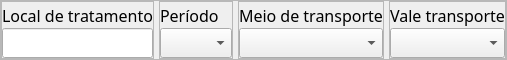
                              <widget class="QFrame" name="frame_43">
                               <property name="maximumSize">
                                <size>
                                 <width>16777215</width>
                                 <height>60</height>
                                </size>
                               </property>
                               <property name="styleSheet">
                                <string notr="true"/>
                               </property>
                               <property name="frameShape">
                                <enum>QFrame::StyledPanel</enum>
                               </property>
                               <property name="frameShadow">
                                <enum>QFrame::Raised</enum>
                               </property>
                               <layout class="QHBoxLayout" name="horizontalLayout_44">
                                <property name="spacing">
                                 <number>5</number>
                                </property>
                                <property name="leftMargin">
                                 <number>0</number>
                                </property>
                                <property name="topMargin">
                                 <number>0</number>
                                </property>
                                <property name="rightMargin">
                                 <number>0</number>
                                </property>
                                <property name="bottomMargin">
                                 <number>0</number>
                                </property>
                                <item>
                                 <widget class="QFrame" name="frame_85">
                                  <property name="maximumSize">
                                   <size>
                                    <width>470</width>
                                    <height>16777215</height>
                                   </size>
                                  </property>
                                  <property name="frameShape">
                                   <enum>QFrame::StyledPanel</enum>
                                  </property>
                                  <property name="frameShadow">
                                   <enum>QFrame::Raised</enum>
                                  </property>
                                  <layout class="QVBoxLayout" name="verticalLayout_58">
                                   <property name="spacing">
                                    <number>0</number>
                                   </property>
                                   <property name="leftMargin">
                                    <number>0</number>
                                   </property>
                                   <property name="topMargin">
                                    <number>0</number>
                                   </property>
                                   <property name="rightMargin">
                                    <number>0</number>
                                   </property>
                                   <property name="bottomMargin">
                                    <number>0</number>
                                   </property>
                                   <item>
                                    <widget class="QLabel" name="label_28">
                                     <property name="maximumSize">
                                      <size>
                                       <width>470</width>
                                       <height>16777215</height>
                                      </size>
                                     </property>
                                     <property name="font">
                                      <font>
                                       <family>Abel</family>
                                       <pointsize>12</pointsize>
                                      </font>
                                     </property>
                                     <property name="text">
                                      <string>Local de tratamento</string>
                                     </property>
                                    </widget>
                                   </item>
                                   <item>
                                    <widget class="QLineEdit" name="lineEdit_19">
                                     <property name="minimumSize">
                                      <size>
                                       <width>0</width>
                                       <height>30</height>
                                      </size>
                                     </property>
                                     <property name="maximumSize">
                                      <size>
                                       <width>450</width>
                                       <height>30</height>
                                      </size>
                                     </property>
                                     <property name="font">
                                      <font>
                                       <family>Abel</family>
                                       <pointsize>12</pointsize>
                                      </font>
                                     </property>
                                    </widget>
                                   </item>
                                  </layout>
                                 </widget>
                                </item>
                                <item>
                                 <widget class="QFrame" name="frame_86">
                                  <property name="maximumSize">
                                   <size>
                                    <width>250</width>
                                    <height>16777215</height>
                                   </size>
                                  </property>
                                  <property name="frameShape">
                                   <enum>QFrame::StyledPanel</enum>
                                  </property>
                                  <property name="frameShadow">
                                   <enum>QFrame::Raised</enum>
                                  </property>
                                  <layout class="QVBoxLayout" name="verticalLayout_59">
                                   <property name="spacing">
                                    <number>0</number>
                                   </property>
                                   <property name="leftMargin">
                                    <number>0</number>
                                   </property>
                                   <property name="topMargin">
                                    <number>0</number>
                                   </property>
                                   <property name="rightMargin">
                                    <number>0</number>
                                   </property>
                                   <property name="bottomMargin">
                                    <number>0</number>
                                   </property>
                                   <item>
                                    <widget class="QLabel" name="label_29">
                                     <property name="maximumSize">
                                      <size>
                                       <width>250</width>
                                       <height>16777215</height>
                                      </size>
                                     </property>
                                     <property name="font">
                                      <font>
                                       <family>Abel</family>
                                       <pointsize>12</pointsize>
                                      </font>
                                     </property>
                                     <property name="text">
                                      <string>Período</string>
                                     </property>
                                    </widget>
                                   </item>
                                   <item>
                                    <widget class="QComboBox" name="comboBox_7">
                                     <property name="minimumSize">
                                      <size>
                                       <width>0</width>
                                       <height>30</height>
                                      </size>
                                     </property>
                                     <property name="maximumSize">
                                      <size>
                                       <width>200</width>
                                       <height>30</height>
                                      </size>
                                     </property>
                                     <property name="styleSheet">
                                      <string notr="true">: </string>
                                     </property>
                                    </widget>
                                   </item>
                                  </layout>
                                 </widget>
                                </item>
                                <item>
                                 <widget class="QFrame" name="frame_87">
                                  <property name="maximumSize">
                                   <size>
                                    <width>300</width>
                                    <height>16777215</height>
                                   </size>
                                  </property>
                                  <property name="frameShape">
                                   <enum>QFrame::StyledPanel</enum>
                                  </property>
                                  <property name="frameShadow">
                                   <enum>QFrame::Raised</enum>
                                  </property>
                                  <layout class="QVBoxLayout" name="verticalLayout_60">
                                   <property name="spacing">
                                    <number>0</number>
                                   </property>
                                   <property name="leftMargin">
                                    <number>0</number>
                                   </property>
                                   <property name="topMargin">
                                    <number>0</number>
                                   </property>
                                   <property name="rightMargin">
                                    <number>0</number>
                                   </property>
                                   <property name="bottomMargin">
                                    <number>0</number>
                                   </property>
                                   <item>
                                    <widget class="QLabel" name="label_30">
                                     <property name="maximumSize">
                                      <size>
                                       <width>300</width>
                                       <height>16777215</height>
                                      </size>
                                     </property>
                                     <property name="font">
                                      <font>
                                       <family>Abel</family>
                                       <pointsize>12</pointsize>
                                      </font>
                                     </property>
                                     <property name="text">
                                      <string>Meio de transporte</string>
                                     </property>
                                    </widget>
                                   </item>
                                   <item>
                                    <widget class="QComboBox" name="comboBox_8">
                                     <property name="minimumSize">
                                      <size>
                                       <width>0</width>
                                       <height>30</height>
                                      </size>
                                     </property>
                                     <property name="maximumSize">
                                      <size>
                                       <width>280</width>
                                       <height>30</height>
                                      </size>
                                     </property>
                                     <property name="styleSheet">
                                      <string notr="true">: </string>
                                     </property>
                                    </widget>
                                   </item>
                                  </layout>
                                 </widget>
                                </item>
                                <item>
                                 <widget class="QFrame" name="frame_88">
                                  <property name="maximumSize">
                                   <size>
                                    <width>300</width>
                                    <height>16777215</height>
                                   </size>
                                  </property>
                                  <property name="frameShape">
                                   <enum>QFrame::StyledPanel</enum>
                                  </property>
                                  <property name="frameShadow">
                                   <enum>QFrame::Raised</enum>
                                  </property>
                                  <layout class="QVBoxLayout" name="verticalLayout_61">
                                   <property name="spacing">
                                    <number>0</number>
                                   </property>
                                   <property name="leftMargin">
                                    <number>0</number>
                                   </property>
                                   <property name="topMargin">
                                    <number>0</number>
                                   </property>
                                   <property name="rightMargin">
                                    <number>0</number>
                                   </property>
                                   <property name="bottomMargin">
                                    <number>0</number>
                                   </property>
                                   <item>
                                    <widget class="QLabel" name="label_31">
                                     <property name="maximumSize">
                                      <size>
                                       <width>300</width>
                                       <height>16777215</height>
                                      </size>
                                     </property>
                                     <property name="font">
                                      <font>
                                       <family>Abel</family>
                                       <pointsize>12</pointsize>
                                      </font>
                                     </property>
                                     <property name="text">
                                      <string>Vale transporte</string>
                                     </property>
                                    </widget>
                                   </item>
                                   <item>
                                    <widget class="QComboBox" name="comboBox_9">
                                     <property name="minimumSize">
                                      <size>
                                       <width>0</width>
                                       <height>30</height>
                                      </size>
                                     </property>
                                     <property name="maximumSize">
                                      <size>
                                       <width>280</width>
                                       <height>30</height>
                                      </size>
                                     </property>
                                     <property name="styleSheet">
                                      <string notr="true"/>
                                     </property>
                                    </widget>
                                   </item>
                                  </layout>
                                 </widget>
                                </item>
                               </layout>
                              </widget>
